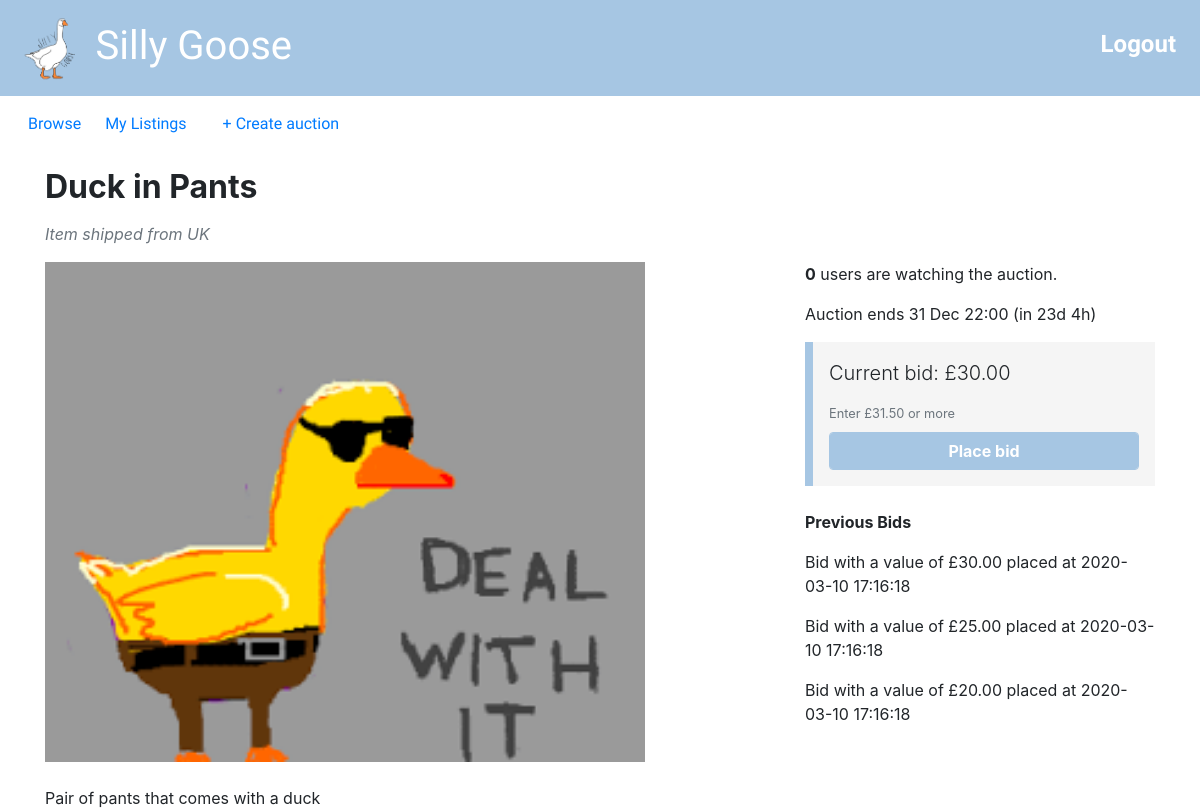
Screenshot of /listing.php?item_id=4 (signed in) with the database file from the repository.
### tables this page shows
CREATE TABLE bids (
  bidID INT AUTO_INCREMENT PRIMARY KEY,
  buyerEmail VARCHAR(50),
  auctionID INT,
  bidValue FLOAT(10,2),
  bidDate TIMESTAMP NOT NULL DEFAULT CURRENT_TIMESTAMP);

### utilities.php (called while the page is built, shortened)
<?php
function display_time_remaining($interval) {
    if ($interval->days == 0 && $interval->h == 0) {
      $time_remaining = $interval->format('%im %Ss');
    }
    else if ($interval->days == 0) {
      $time_remaining = $interval->format('%hh %im');
    }
    else {
      $time_remaining = $interval->format('%ad %hh');
    }
  return $time_remaining;
}
function query($query) {
  $connection = mysqli_connect($dbhost,$dbuser,$dbpass,$dbname);
  $result = mysqli_query($connection,$query);
  return $result;
}
?>

### listing.php (the view, shortened to what this page needs)
<?php include_once("header.php")?>
<?php include_once("utilities.php")?>
<?php
$item_id = $_GET['item_id'];
$query = "SELECT a.auctionID, a.title, a.description, a.endDate, a.picture, a.reservePrice, a.startPrice,
COALESCE(b.current_price,a.startPrice) AS 'current_price', COALESCE(b.num_bids,0) AS 'num_bids'
FROM
(SELECT auctionID, MAX(bidValue) AS 'current_price', COUNT(auctionID) AS 'num_bids' FROM bids GROUP BY auctionID) b
RIGHT JOIN (SELECT * FROM auctions a WHERE a.auctionID = ".$item_id.") a
ON a.auctionID = b.auctionID";
$row = query($query)->fetch_assoc();
$title = $row['title'];
$description = $row['description'];
$current_price = $row['current_price'];
$end_time = new DateTime($row['endDate']);
$image = $row['picture'];
$start_price = $row['startPrice'];
$now = new DateTime();
$query = "SELECT u.country
FROM users u
JOIN auctions a
ON a.sellerEmail = u.email
WHERE a.auctionID = {$item_id}";
$country = query($query)->fetch_assoc()['country'];
if ($now < $end_time) {
  $query = "SELECT *
  FROM watching
  WHERE auctionID = {$item_id}";
  $num_watching = mysqli_num_rows(query($query));
  $time_to_end = date_diff($now, $end_time);
  $time_remaining = ' (in ' . display_time_remaining($time_to_end) . ')';
}
?>
<div class="container">
<div class="row">
  <div class="col-sm-8">
    <h2 class="my-3"><b><?php echo($title); ?></b></h2>
    <p class="text-muted"><i>Item shipped from <?php echo($country)?></i></p>
  </div>
</div>
<div class="row">
  <div class="col-sm-8">
    <div class="itemDescription">
    <img alt="" src="images/<?php echo $image; ?>" style="max-width:600px;width:100%"> <br><br>
    <?php echo($description); ?>
    </div>
  </div>
  <div class="col-sm-4">
    <?php if ($now > $end_time):?>
      <p><i>This auction ended <?php echo(date_format($end_time, 'j M H:i'))?></i></p>
      <p><?php echo($expiry_circumstances)?></p>
      <?php
        echo("<div style='padding-left:1rem;border-left:#A6C6E3 solid .5rem;background-color:#F5F5F5;padding-top:1rem;padding-bottom:1rem;padding-right:1rem'>");
        if ($expiry_circumstances == "Unsuccessful auction - no bids placed"){
          echo("<h3><b>£$start_price</b></h3>");
          echo("<p style='margin-bottom:0rem'>Start price</p>");
        }
        else {
          echo("<h3><b>£$current_price</b></h3>");
          echo("<p style='margin-bottom:0rem'>Final price</p>");
        }
        echo("</div>")
        ?>
    <?php else:?>
      <?php
      if ($num_watching == 1) {
        echo("<p><b>1</b> user is watching the auction</p>");
      }
      else{
        echo("<p><b>{$num_watching}</b> users are watching the auction.</p>");
      }
      ?>
      <p>Auction ends <?php echo(date_format($end_time, 'j M H:i') . $time_remaining) ?></p>
      <div style='padding-left:1rem;border-left:#A6C6E3 solid .5rem;background-color:#F5F5F5;padding-top:1rem;padding-bottom:1rem;padding-right:1rem'>
      <p class="lead">Current bid: £<?php echo(number_format($current_price, 2)) ?></p>
      <?php if (!isset($_SESSION['account_type']) || $_SESSION['account_type'] == 'seller'){
        $noWatch = true;
      }
      else{
        $noWatch = false;
      }
      ?>
      <form method="POST" id="createNewBid" action=<?php echo("place_bid.php?item_id=".$item_id)?>>
        <small style="margin-bottom:.5rem" id="bidHelp" class="form-text text-muted" <?php if ($noWatch) echo('style="display: none"');?>> <?php echo("Enter £".number_format(round($current_price*1.05,2),2)." or more")?> </small>
        <button type="submit" style="border-color:#A6C6E3;background-color:#A6C6E3"class="btn btn-primary form-control"<?php if ($noWatch) echo('style="display: none"');?>><b>Place bid</b></button>
      </form>
    </div>
<?php endif ?>
<?php
  if (isset($_SESSION['account_type'])){
  echo("<br>");
  echo("<p> <b> Previous Bids </b> </p>");
  $query = "SELECT bidValue, bidDate, buyerEmail
  FROM bids
  WHERE auctionID = {$item_id}
  ORDER BY bidValue DESC
  LIMIT 10";
  $result = query($query);
  while ($row = $result->fetch_assoc()){
    $bid_value = $row['bidValue'];
    $bid_date = $row['bidDate'];
    $buyer_email = $row['buyerEmail'];
    if ($buyer_email == $email){
      echo("<p>You placed a £{$bid_value} bid at {$bid_date}</p>");
    }
    else {
      echo("<p>Bid with a value of £{$bid_value} placed at {$bid_date}</p>");
    }
  }
  }
?>
  </div>
</div>
<?php include_once("footer.php")?>

### rows the page displays
bids: bidValue "30.00", bidDate "2020-03-10 17:16:18"
bids: bidValue "25.00", bidDate "2020-03-10 17:16:18"
bids: bidValue "20.00", bidDate "2020-03-10 17:16:18"

### other values shown
$title "Duck in Pants"
$country "UK"
$description "Pair of pants that comes with a duck"
$num_watching "0"
date_format($end_time, 'j M H:i') "31 Dec 22:00"
$time_remaining "(in 23d 4h)"
$current_price "30.00"
$current_price*1.05 "31.50"
